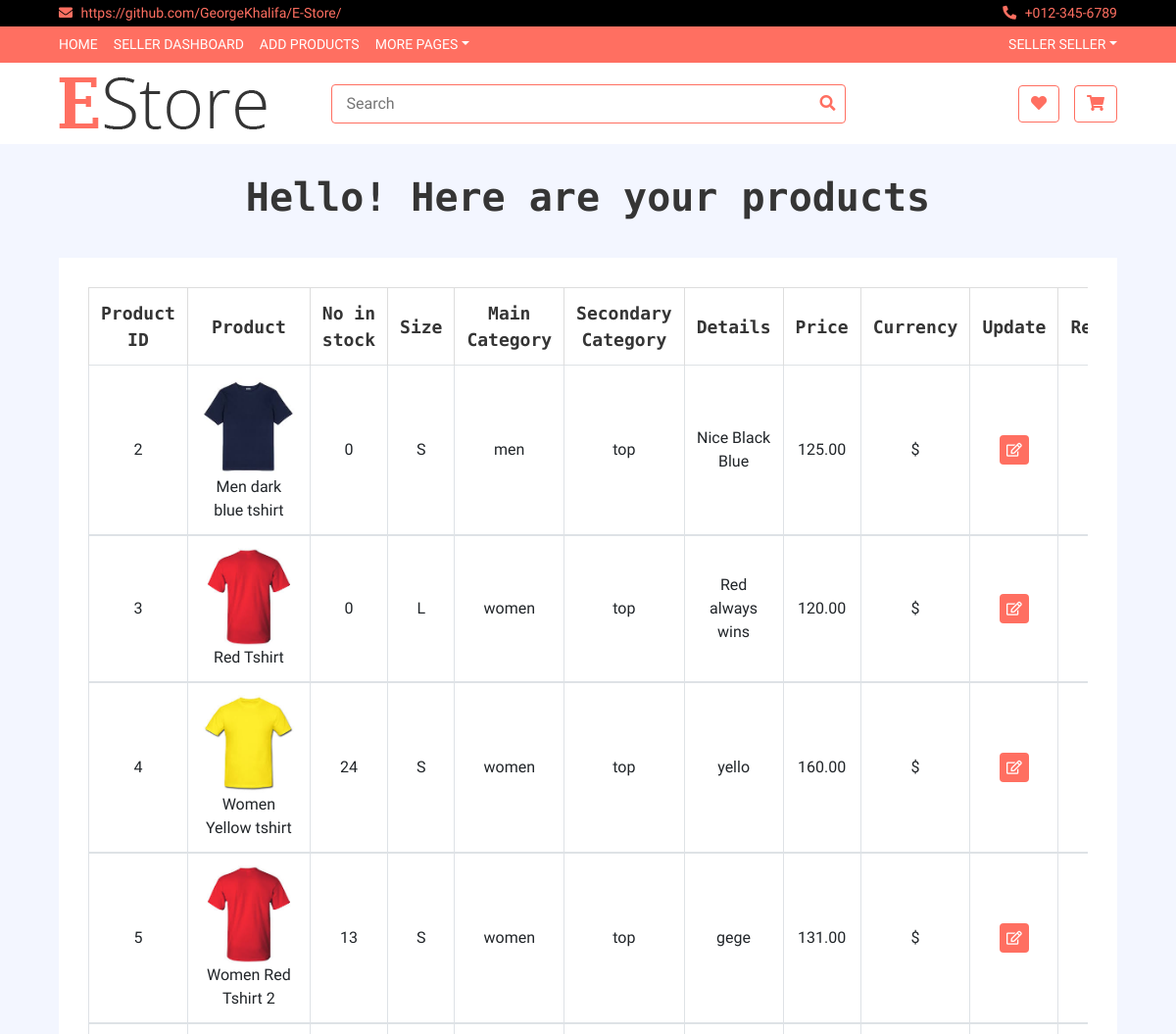
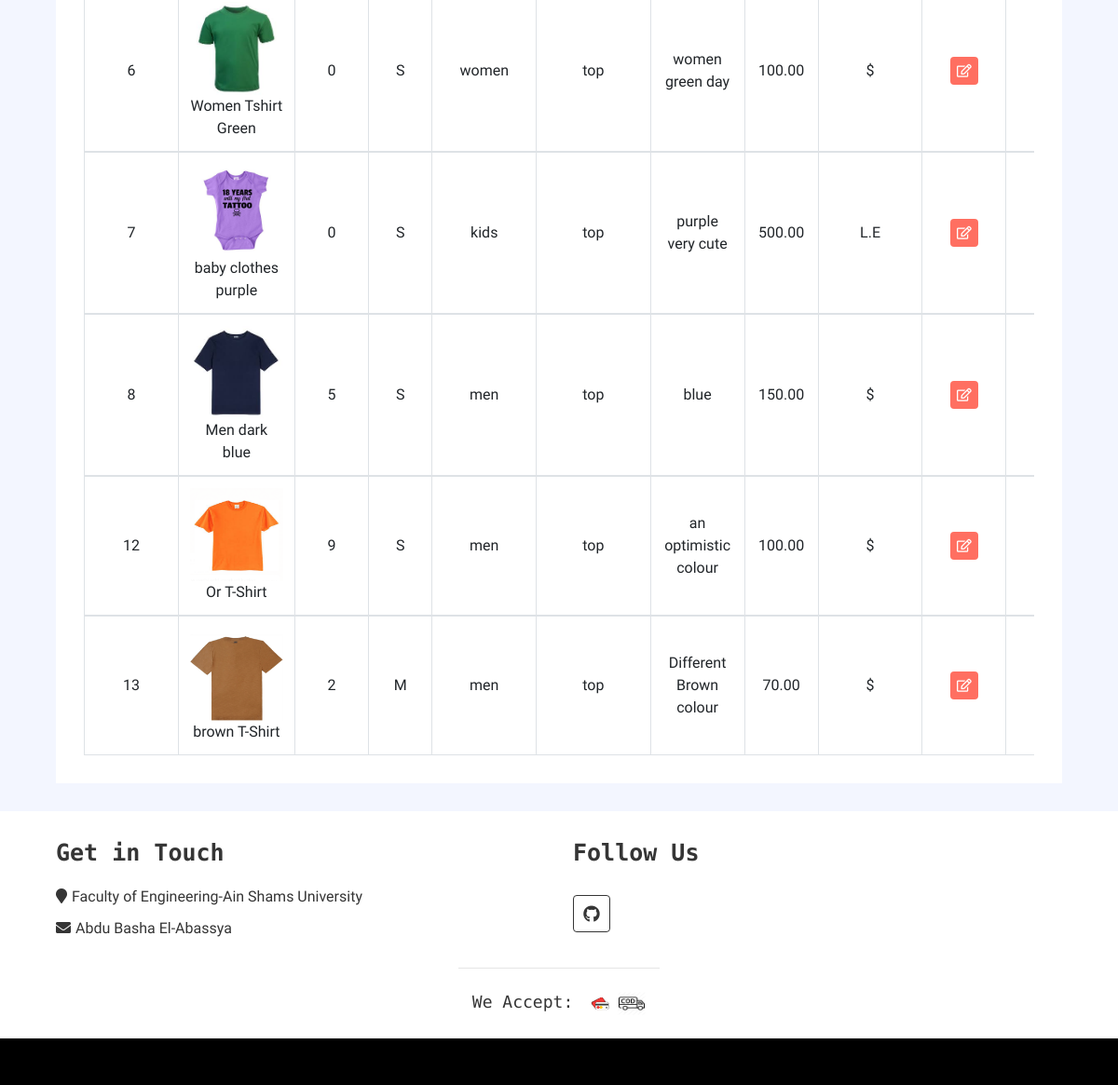
The app's page /App1/product_status/ (signed in), older data (2 pictures, top to bottom).
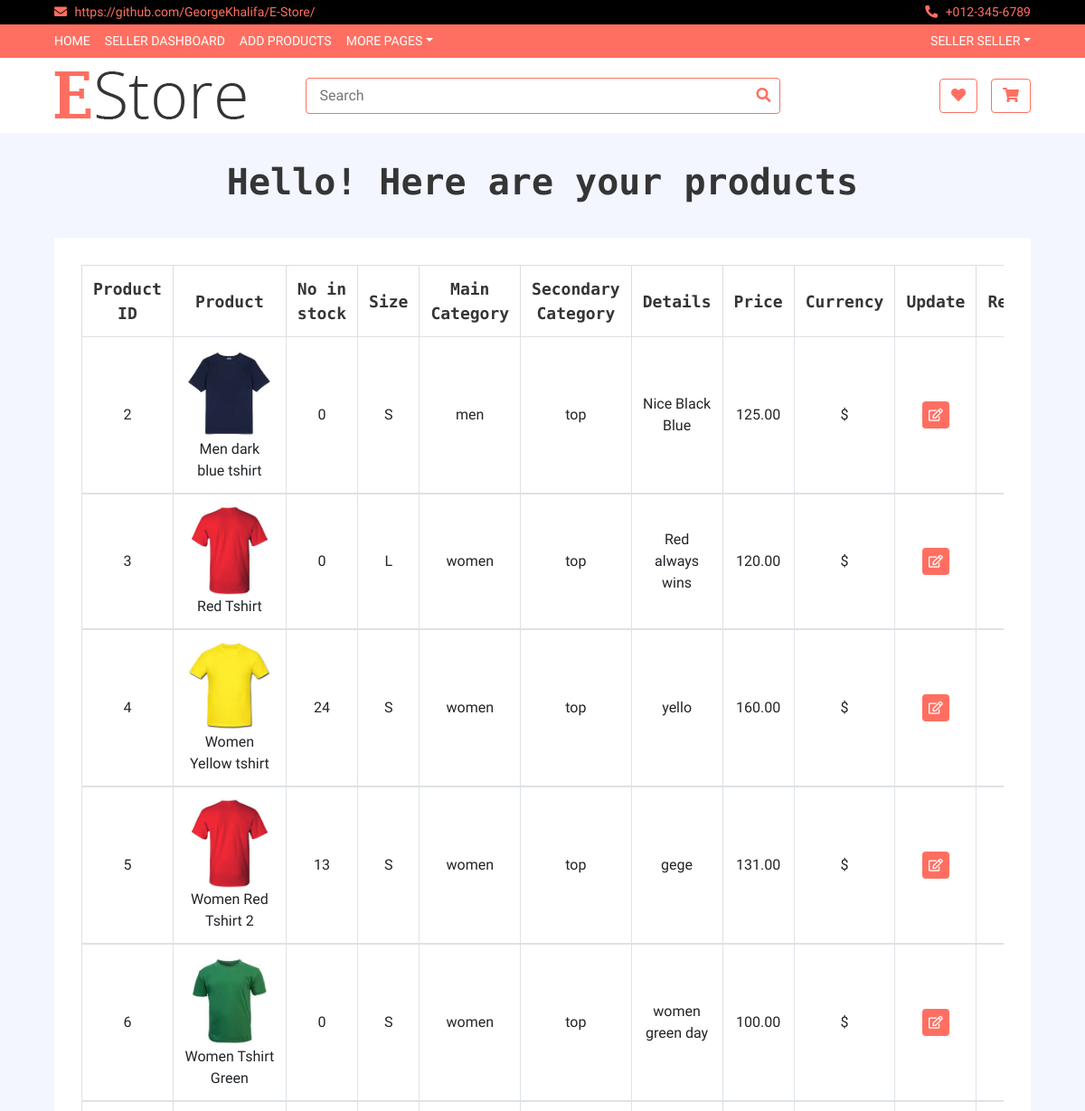
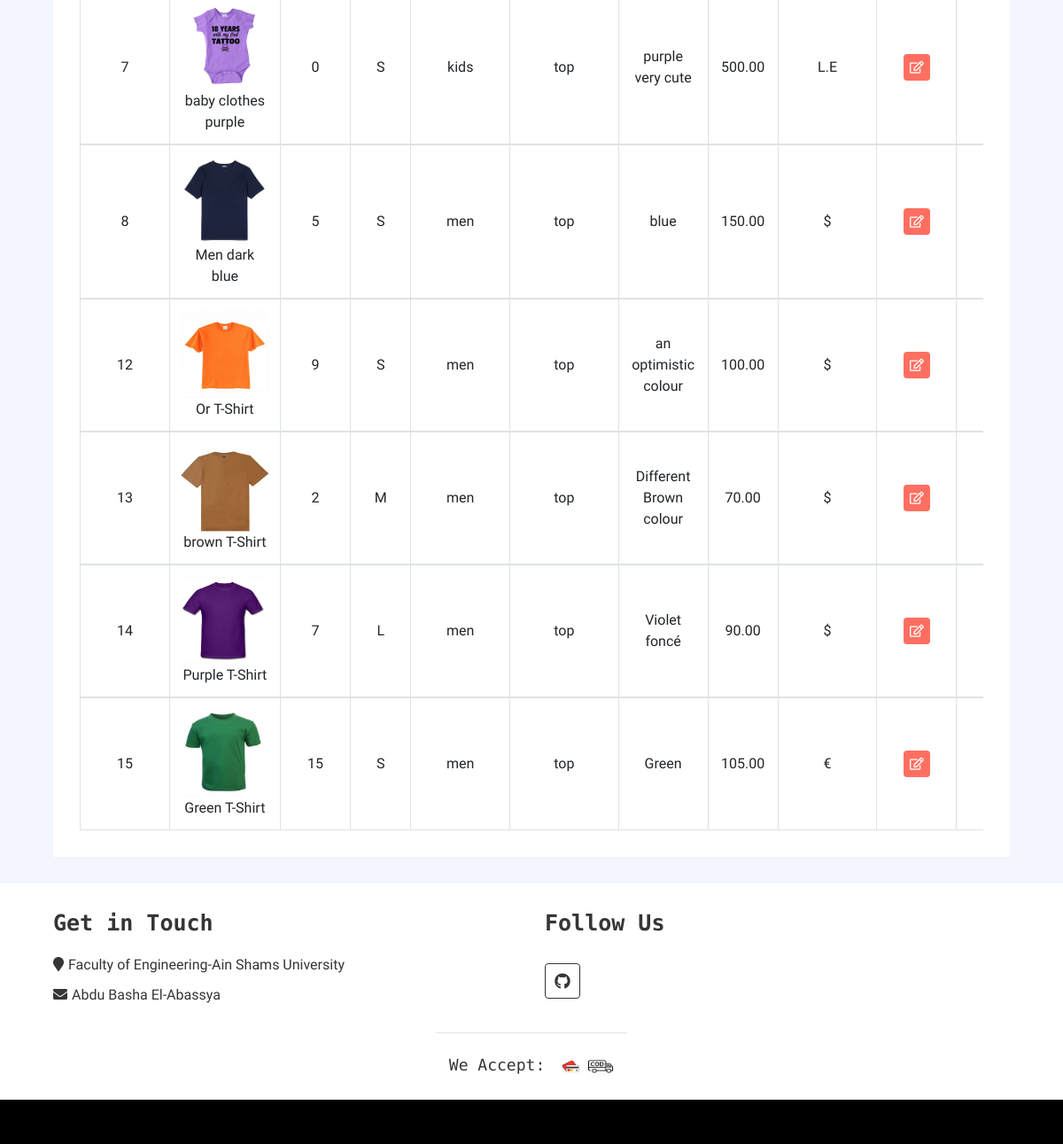
The same page, newer data (2 pictures, top to bottom).
### App1/models.py (models this page shows, shortened)
class Product(models.Model):
    id = models.AutoField(primary_key=True)
    seller = models.ForeignKey(to = User,on_delete = models.CASCADE)
    name=models.CharField(max_length=20,default='')
    in_stock = models.PositiveIntegerField()
    currency =  models.CharField(default='$',choices=currency_choices,max_length=20)
    size = models.CharField(default='S',choices=size_choices,max_length=20)
    price = models.DecimalField(max_length = 13, decimal_places = 2, max_digits = 10) #product_price
    picture = models.ImageField(upload_to = 'product_picture/', default = 'null.png')
    main_category= models.CharField(default='Men',choices=main_category_choices,max_length=20)
    secondary_category=  models.CharField(default='Top',choices=secondary_choices,max_length=20)
    details=models.CharField(default='',max_length=1999)
    views = models.ManyToManyField(User,related_name='view',default=None,blank=True)
    favourites =models.ManyToManyField(User,related_name='favourite',default=None,blank=True)

### App1/views.py (the view)
@login_required
def product_status(request):
    result = C.product_status_c(request)
    return result

### App1/context_processors.py (called while the page is built)
def add_variable_to_context(request):
    if(request.user.is_authenticated and not request.user.is_superuser):
        actual_user = UserInfo.objects.filter(user = request.user)[0]
        firstname = request.user.first_name
        lastname = request.user.last_name
        if actual_user.BuyerOrSeller == 'seller':
            sellerflag = True
        else:
            sellerflag = False
    else:
        sellerflag = False
        firstname = ""
        lastname = ""
    return {
        'sellerflag': sellerflag, 'firstname': firstname, 'lastname': lastname
    }

### App1/views.py (called while the page is built)
    def product_status_c(self, request):
        Products=Product.objects.filter(seller=request.user)
        return render(request,'App1/product_status.html',{'editupdate':Products})

### templates/App1/product_status.html (shortened to what this page needs)
{% extends 'App1/base.html'%}
{% block body_block %}
    <h1 style="text-align:center">Hello! Here are your products</h1>
    <div class="wishlist-page">
            <div class="container-fluid">
                <div class="wishlist-page-inner">
                    <div class="row">
                        <div class="col-md-12">
                            <div class="table-responsive">
                                <table class="table table-bordered">
                                    <thead class="thead-dark">
                                        <tr>
                                            <th>Product ID</th>
                                            <th>Product</th>
                                            <th>No in stock</th>
                                            <th>Size</th>
                                            <th>Main Category</th>
                                            <th>Secondary Category</th>
                                            <th>Details</th>
                                            <th>Price</th>
                                            <th>Currency</th>
                                            <th>Update</th>
                                            <th>Remove</th>
                                        </tr>
                                    </thead>
                                    <tbody class="align-middle">
                                      {%for item in editupdate%}
                                      <tr>
                                      <td>{{item.id}}</td>
                                      <td><img src="{{item.picture.url}}" alt="Product Image" height=100px width=100px>{{item.name}}</td>
                                      <td>{{item.in_stock}}</td>
                                      <td>{{item.size}}</td>
                                      <td>{{item.main_category}}</td>
                                      <td>{{item.secondary_category}}</td>
                                      <td>{{item.details}}</td>
                                      <td>{{item.price}}</td>
                                      <td>{{item.currency}}</td>
                                      <td>
                                       <a href="{%url 'App1:edit_product' item.id %}"><button><i class="far fa-edit"></i></button></a>
                                      </td>
                                       <td><a href="{% url 'App1:remove_product' item.id%}"><button></button></a></td>
                                      </tr>
                                      </tbody>
                                     {% endfor %}
                                </table>
                            </div>
                        </div>
                    </div>
                </div>
            </div>
        </div>
{% endblock %}

### templates/App1/base.html (shortened to what this page needs)
<!DOCTYPE html>
{% load static %}
<html lang="en" dir="ltr">
  <head>
    <link rel="stylesheet" href="https://cdn.jsdelivr.net/npm/bootstrap@4.5.3/dist/css/bootstrap.min.css">
    <link rel="stylesheet" href="https://use.fontawesome.com/releases/v5.3.1/css/all.css">
            <link rel="stylesheet" href="http://netdna.bootstrapcdn.com/font-awesome/4.2.0/css/font-awesome.min.css">
            <link href="https://stackpath.bootstrapcdn.com/bootstrap/4.4.1/css/bootstrap.min.css" rel="stylesheet">
            <link href="https://cdnjs.cloudflare.com/ajax/libs/font-awesome/5.10.0/css/all.min.css" rel="stylesheet">
            <link href="{% static 'lib/slick/slick.css' %}" rel="stylesheet">
            <link href="{% static 'lib/slick/slick-theme.css' %}" rel="stylesheet">
            <link href="{% static 'css/style.css' %}" rel="stylesheet">
            <link href="{% static 'css/star-rating.css' %}" rel="stylesheet">
  </head>
  <body>
        <div class="top-bar">
            <div class="container-fluid">
                <div class="row">
                    <div class="col-sm-6">
                        <i class="fa fa-envelope"></i>
                        <a href="https://github.com/GeorgeKhalifa/E-Store/"> https://github.com/GeorgeKhalifa/E-Store/</a>
                    </div>
                    <div class="col-sm-6">
                        <i class="fa fa-phone-alt"></i>
                        +012-345-6789
                    </div>
                </div>
            </div>
        </div>
        <div class="nav">
            <div class="container-fluid">
                <nav class="navbar navbar-expand-md bg-dark navbar-dark">
                    <div class="collapse navbar-collapse justify-content-between" id="navbarCollapse">
                        <div class="navbar-nav mr-auto">
                            <a href="{% url 'index' %}" class="nav-item nav-link">Home</a>
                            {% if user.is_authenticated and sellerflag %}
                            <a href="{% url 'App1:product_status'%}" class="nav-item nav-link">Seller Dashboard</a>
                            <a href="{% url 'App1:add_product'%}" class="nav-item nav-link">Add Products</a>
                            {% endif %}
                            <div class="nav-item dropdown">
                                <a href="#" class="nav-link dropdown-toggle" data-toggle="dropdown">More Pages</a>
                            </div>
                        </div>
                        <div class="navbar-nav ml-auto">
                            <div class="nav-item dropdown">
                                  {% if user.is_authenticated %}
                                <a href="#" class="nav-link dropdown-toggle" data-toggle="dropdown">{{firstname}} {{lastname}}</a>
                                {% else %}
                                  <a href="#" class="nav-link dropdown-toggle" data-toggle="dropdown">User Account</a>
                                {% endif %}
                            </div>
                        </div>
                    </div>
                </nav>
            </div>
        </div>
        <div class="bottom-bar">
            <div class="container-fluid">
                <div class="row align-items-center">
                    <div class="col-md-3">
                        <div class="logo">
                            <a href="{%url 'index'%}">
                                <img src= {% static 'img/logo.png' %} alt="Logo">
                            </a>
                        </div>
                    </div>
                    <div class="col-md-6">
                       <form action="{%url 'index'%}">
                        <div class="search">
                            <input type="text" placeholder="Search" name="search">
                            <button><i class="fa fa-search"></i></button>
                        </div>
                        </form>
                    </div>
                    <div class="col-md-3">
                        <div class="user">
                             {% if  request.user.is_authenticated and not sellerflag %}
                            <a href="{% url 'App1:favourite_list'%}" class="btn wishlist">
                                <i class="fa fa-heart"></i>
                                <span></span>
                            </a>
                            <a href="{% url 'App1:cart'%}" class="btn cart">
                                <i class="fa fa-shopping-cart"></i>
                                <span>({{total_number}})</span>
                            </a>
                            {% else %}
                             <a href="{% url 'App1:register'%}" class="btn wishlist">
                                <i class="fa fa-heart"></i>
                            </a>
                            <a href="{% url 'App1:register'%}" class="btn cart">
                                <i class="fa fa-shopping-cart"></i>
                            </a>
                            {% endif %}
                        </div>
                    </div>
                </div>
            </div>
        </div>
      {% block body_block %}
      {% endblock %}
 <div class="footer">
            <div class="container-fluid">
                <div class="row">
                    <div class="col-lg-6 col-md-6">
                        <div class="footer-widget">
                            <h2>Get in Touch</h2>
                            <div class="contact-info">
                                <p><i class="fa fa-map-marker"></i>Faculty of Engineering-Ain Shams University</p>
                                <p><i class="fa fa-envelope"></i>Abdu Basha El-Abassya</p>
                            </div>
                        </div>
                    </div>
                    <div class="col-lg-6 col-md-6">
                        <div class="footer-widget">
                            <h2>Follow Us</h2>
                            <div class="contact-info">
                                <div class="social">
                                    <a href="https://github.com/GeorgeKhalifa/E-Store/"><i class="fab fa-github"></i></a>
                                </div>
                            </div>
                        </div>
                    </div>
                <div class="row payment align-items-center">
                    <div class="col-md-12">
                        <div class="payment-method">
                            <h2 style="text-align:center">We Accept:</h2>
                            <img src={% static 'img/creditcard.png' %} alt="Payment Method" height=30px width=30px />
                            <img src={% static 'img/cod.png' %} alt="Payment Method" height=30px width=30px />
                        </div>
                    </div>
                        </div>
                    </div>
                </div>
            </div>
        <div class="footer-bottom">
        </div>
  </body>
</html>

### static/css/style.css (style rules this page uses)
body { color: #353535; font-family: 'Open Sans', sans-serif; font-weight: 400; background: #f3f6ff; }
a { color: #FF6F61; }
h1 { font-family: 'Source Code Pro', monospace; font-weight: 900; }
h2 { font-family: 'Source Code Pro', monospace; font-weight: 700; }
@media (min-width: 992px) { .container-fluid { padding-right: 60px; padding-left: 60px; } }
.btn { color: #FF6F61; background: #ffffff; border: 1px solid #FF6F61; }
.top-bar { padding: 3px 0; font-size: 14px; color: #FF6F61; background: #000000; }
.top-bar i { margin-right: 5px; }
.top-bar .col-sm-6:first-child { text-align: left; }
.top-bar .col-sm-6:last-child { text-align: right; }
.nav { position: relative; }
@media (min-width: 992px) { .nav .container-fluid { padding-left: 52px; padding-right: 52px; } }
.nav .navbar { height: 100%; padding: 0; }
@media (min-width: 768px) { .nav, .nav .navbar { background: #FF6F61 !important; } }
@media (min-width: 768px) { .nav .navbar-dark a.nav-link { color: #ffffff; font-size: 14px; text-transform: uppercase; } }
.bottom-bar { padding: 15px 0; background: #ffffff; margin-bottom: 30px; }
.bottom-bar .logo { text-align: left; overflow: hidden; }
.bottom-bar .logo a img { max-height: 60px; }
.bottom-bar .search { width: 100%; }
.bottom-bar .search input[type=text] { width: 100%; height: 40px; padding: 0 15px; color: #666666; border: 1px solid #FF6F61; border-radius: 4px; }
.bottom-bar .search button { position: absolute; width: 40px; height: 38px; top: 1px; right: 16px; padding: 0 15px; border: none; background: none; color: #FF6F61; border-radius: 0 2px 2px 0; }
.bottom-bar .user { font-size: 0; text-align: right; }
.bottom-bar .user .wishlist { margin-right: 15px; }
.bottom-bar .user .cart i, .bottom-bar .user .wishlist i { color: #FF6F61; }
@media (min-width: 768px) { .bottom-bar { max-height: 90px; } }
.wishlist-page { position: relative; padding: 30px 0; }
.wishlist-page .wishlist-page-inner { padding: 30px; background: #ffffff; }
.wishlist-page .table { width: 100%; text-align: center; margin-bottom: 0; }
.wishlist-page .table .thead-dark th { font-family: 'Source Code Pro', monospace; font-size: 18px; font-weight: 700; color: #353535; text-align: center; background: transparent; border-color: #dddddd; border-bottom: none; vertical-align: middle; }
.wishlist-page .table td { font-size: 16px; vertical-align: middle; }
.wishlist-page .table button { width: 30px; height: 30px; font-size: 14px; text-align: center; color: #ffffff; background: #FF6F61; border: none; border-radius: 4px; }
.footer { position: relative; padding: 30px 0 0 0; background: #ffffff; }
.footer .footer-widget { position: relative; width: 100%; margin-bottom: 30px; }
.footer .footer-widget h2 { font-size: 25px; white-space: nowrap; margin-bottom: 20px; }
.footer .contact-info p { margin-bottom: 10px; font-size: 16px; }
.footer .contact-info p i { margin-right: 5px; }
.footer .social { position: relative; width: 100%; }
.footer .social a { display: inline-block; margin: 10px 5px 0 0; width: 40px; height: 40px; padding: 6px 0; text-align: center; font-size: 18px; color: #353535; border: 1px solid #353535; border-radius: 4px; transition: all .3s; }
.footer .payment { padding-top: 25px; padding-bottom: 25px; border-top: 1px solid rgba(0, 0, 0, .1); }
@media (min-width: 992px) { .footer .payment { max-width: 80%; margin: 0 auto; } }
.footer .payment-method, .footer .payment-security { overflow: hidden; }
.footer .payment-method { text-align: left; }
.footer .payment-method h2, .footer .payment-security h2 { display: inline-block; margin: 0 10px 0 0; font-size: 18px; font-weight: 400; line-height: 22px; }
.footer .payment-method img, .footer .payment-security img { height: 25px; }
.footer-bottom { position: relative; padding: 25px 0; background: #000000; }

Row changes from the older to the newer data that the page shows:
added Product: id "14", picture (picture), name "Purple T-Shirt", in_stock "7", size "L", main_category "men", secondary_category "top", details "Violet foncé", price "90.00", currency "$"
added Product: id "15", picture (picture), name "Green T-Shirt", in_stock "15", size "S", main_category "men", secondary_category "top", details "Green", price "105.00", currency "€"
